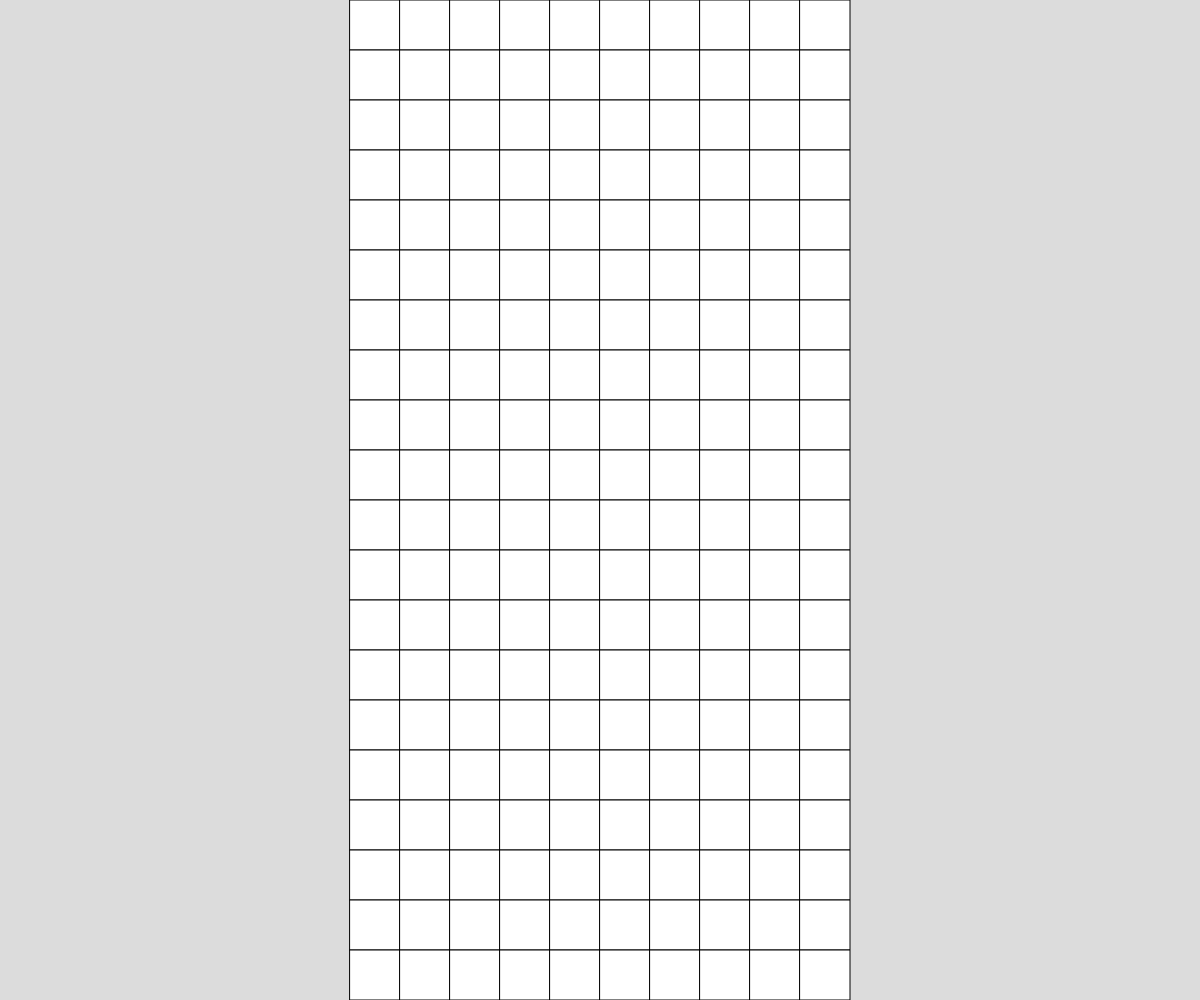
Frame 1 (no input)
Frame 60 (no input): identical to frame 1, image omitted
Frame 120 (the mouse pressed at the canvas centre since frame 60): identical to frame 1, image omitted

The p5.js sketch that drew this single still picture (run headless with seeded random() and noise() and a simulated clock; from frame 60 on, the mouse is pressed at the canvas centre):

// p5.js sketch
// ── sketch.js
// First Demo
// Your Name
// Date
//
// Extra for Experts:
// - describe what you did to take this project "above and beyond"

let number = 0;
let grid;
let newGrid;
let gridHeight = 20;
let gridWidth = 10;
let gridSide;
let blockList;
let blockListZ = -1;
let blockListY = 0;
let positionY = 0;
let positionX;
let start = false;
let left = false;
let right = false;
let nextMove = true;
let newX;

let iBlocks = [
  [1,1,1,1,1],
];

let jBlocks = [
  [1,0,0,0],
  [1,1,1,1],
];
              
let lBlocks = [
  [0,0,0,1],
  [1,1,1,1],
];

let oBlocks = [
  [1,1],
  [1,1],
];

let tBlocks = [
  [0,1,0],
  [1,1,1],
];

let sBlocks = [
  [0,1,1],
  [1,1,0],
];

let zBlocks = [
  [1,1,0],
  [0,1,1],
];

let blockChoices = [iBlocks, jBlocks, lBlocks, oBlocks, tBlocks, sBlocks, zBlocks];

function setup() {

  createCanvas(windowWidth, windowHeight);
  
  grid = create2DArray();
  gridSide = height/gridHeight;
  newGrid = create2DArray();
  blockList = [];
}



function draw() {
  background(220);
  displayGrid();
  moveDown();
  moveBlock();
  // console.log(positionY);

}
function create2DArray() {
  let screen = [];
  for (let y = 0; y < gridHeight; y++) {
    screen.push([]);
    for (let x = 0; x < gridWidth; x++) {
      screen[y].push(0);
    }
  }
  return screen;
}

function displayGrid() {
  for (let y = 0; y < gridHeight; y++) {
    for (let x = 0; x < gridWidth; x++) {
      if (grid[y][x] === 0) {
        fill("white");
      }

      else if (grid[y][x] === 1) {
        fill("black");
      }

      rect(x * gridSide + (width/2 - gridWidth/2 * gridSide), y * gridSide, gridSide, gridSide);
    }
  }
}
    // if (frameCount % 60 === 0 && positionY + blockList[blockListZ].length-2 <= gridHeight) {   
    //   for (let y = blockList[blockListZ].length -1; y >= 0; y--) {
    //     for (let x = 0; x < blockList[blockListZ][y].length; x++) {
    //       grid[y+positionY][x+positionX] = blockList[blockListZ][y][x]; 
    //       if (positionY > 0){
    //         grid[y+positionY-1][x+positionX] = 0;
    //       }
    //     }
    //   } 
function generateBlock() {
  blockList.push(random(blockChoices));
  blockListZ += 1;

  positionY = 0;
  positionX = round(random(0, gridWidth-blockList[blockListZ][0].length));
  start = true;
  for (let y = blockList[blockListZ].length -1; y >= 0; y--) {
    for (let x = 0; x < blockList[blockListZ][y].length; x++) {
      grid[y+positionY][x+positionX] = blockList[blockListZ][y][x];
    }
  }  
  let newX = positionX;
}

function moveDown() {
  if (start === true) {
    // console.log(positionX);
    if (frameCount % 10 === 0) {
      console.log("1");
      for (let y = blockList[blockListZ].length -1; y >= 0; y--) {
        for (let x = 0; x < blockList[blockListZ][y].length; x++) {
          newGrid[y+positionY][x+positionX] = grid[y+positionY][x+positionX+newX];
        }
      }
    }

    // if (left === true && frameCount % 10 === 0) { // can possibly simplify
    //   if (grid[positionY][positionX + blockList[blockListZ][blockListY].length] === 1) {
    //     newGrid[positionY][positionX + blockList[blockListZ][blockListY].length] = 0;
    //   }
    //   if (positionY > 0) {
    //     if (grid[positionY+y][positionX + blockList[blockListZ][blockListY].length] === 1) {
    //       newGrid[positionY+y][positionX + blockList[blockListZ][blockListY].length] = 0;
    //     }
    //   }
    //   left = false;
    //   nextMove = true;
    // }
  }
  grid = newGrid;
}



  // if (start === true) {    
  //   if (frameCount % 10 === 0) {
  //     for (let y = blockList[blockListZ].length -1; y >= 0; y--) {
  //       for (let x = 0; x < blockList[blockListZ][y].length; x++) {
  //         grid[y+positionY][x+positionX] = blockList[blockListZ][y][x]; 
  //         if (positionY > 0) {
  //           grid[y+positionY-1][x+positionX] = 0;
  //         }
  //       }
  //       if (left === true && frameCount % 10 === 0) { // can possibly simplify
  //         if (grid[positionY][positionX + blockList[blockListZ][blockListY].length] === 1) {
  //           grid[positionY][positionX + blockList[blockListZ][blockListY].length] = 0;
  //         }
  //         if (positionY > 0) {
  //           if (grid[positionY+y][positionX + blockList[blockListZ][blockListY].length] === 1) {
  //             grid[positionY+y][positionX + blockList[blockListZ][blockListY].length] = 0;
  //           }
  //         }

  //         if (frameCount % 60 === 0) {
  //           grid[positionY][positionX + blockList[blockListZ][blockListY].length-1] = 0;
  //         }
  //         left = false;
  //         nextMove = true;
  //       }
  //       if (right === true && frameCount % 10 === 0) {
  //         if (grid[positionY+y][positionX-1] === 1) {      
  //           console.log("1");
  //           grid[positionY + y][positionX-1] = 0;
  //         }
  //         if (positionY > 0) {
  //           if (grid[positionY][positionX-1] === 1) {
  //             console.log("2");
  //             grid[positionY-1][positionX-1] = 0;
  //           }
  //         }      
  //         if (frameCount % 60 === 0) {
  //           grid[positionY][positionX] = 0;
  //           // grid[positionY][positionX-1] = 0;
  //         }
  //         right = false;
  //         nextMove = true;
  //       }
  //     }
  //   }
  //   if (frameCount % 60 === 0) {
  //     positionY += 1;
  //   }
  // }


  
  // if (start === true) {
  //   for (let y = blockList[blockListZ].length -1; y >= 0; y--) {
  //     for (let x = 0; x < blockList[blockListZ][y].length; x++) {              
  //       if (positionY + blockList[blockListZ].length -1 === gridHeight) {
  //         start = false;   
  //       }  
  //       // else if (y+positionY + 1 < gridHeight) {          
  //       //   if (grid[y+positionY+1][x+positionX] === 1 && grid[y+positionY-1][x+positionX] === 1) {
  //       //     start = false;
  //           // if (frameCount % 60 === 0) {
  //           //   for (let y = blockList[blockListZ].length -1; y >= 0; y--) {
  //           //     for (let x = 0; x < blockList[blockListZ][y].length; x++) {
  //           //       grid[y+positionY][x+positionX] = blockList[blockListZ][y][x]; 
  //           //       if (positionY > 0){
  //           //         grid[y+positionY-1][x+positionX] = 0;
  //           //       }
  //           //     }
  //           //   }
  //           // }
  //           // console.log(grid[y+positionY+1][x+positionX]);
            
  //       //   }
  //       // }
  //     }
  //   }
  // }
// }

function mousePressed() {
  generateBlock();
  
}

function moveBlock() { //&& nextMove === true
  if (keyIsDown(65) && start === true ) {
    // nextMove = false;
    positionX -= 1;
    left = true;
  }
  else if (keyIsDown(68) && start === true && nextMove === true) {
    nextMove = false;
    positionX += 1;
    right = true;
  }
}
